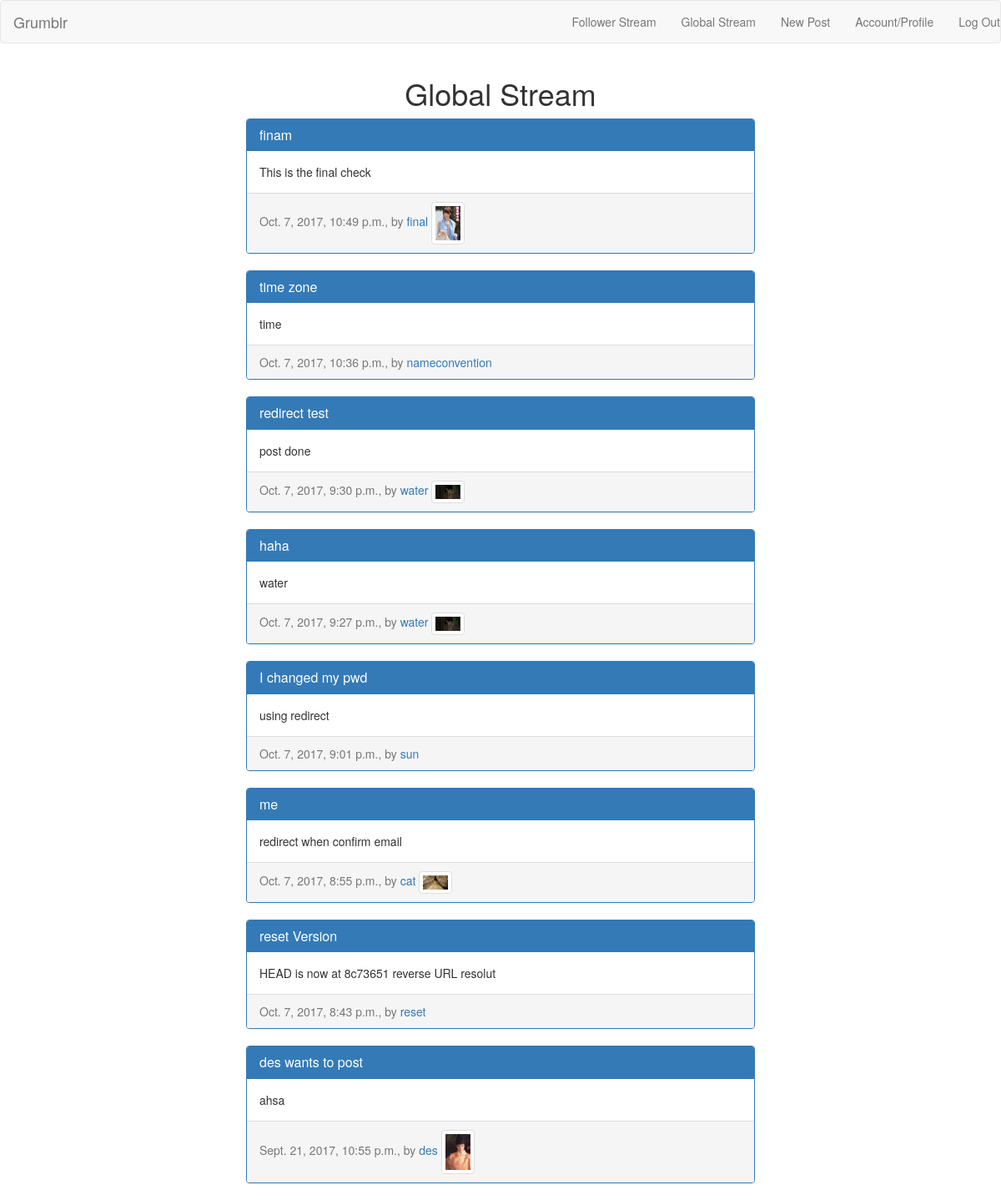
The page /global (signed in) on the database its author committed.
### grumblr/models.py (models this page shows, shortened)
class Article(models.Model):
    title = models.CharField(max_length=42)
    author = models.ForeignKey(User)#???
    time = models.DateTimeField(auto_now_add=True)
    content = models.TextField(blank=True, null=True, max_length=42)
    class Meta:
        ordering = ['-time']

class UserProfile(models.Model):
    user = models.OneToOneField(User)
    age = models.IntegerField(default=-1,blank=True)
    bio = models.CharField(default='',blank=True,max_length=420)
    img = models.ImageField(upload_to="profile_img",null=True,blank=True)
    follow_list = models.ManyToManyField(User,symmetrical=False,
                                         related_name='follow_list',
                                         null=True, blank=True)

### grumblr/views.py (the view)
# urls.py: url(r'^global',views.view_global,name='global'),
@login_required(login_url='/home')
def view_global(request):
    try:
        post_list = Article.objects.all()
    except Article.DoesNotExist:
        raise Http404
    return render(request, 'global.html', {'post_list': post_list,
                                             'error': False})

### grumblr/templates/global.html (shortened to what this page needs)
{% extends "base.html" %}
{% block content %}
  <h1 class="text-center">Global Stream</h1>
  {% for post in post_list %}
    <div class="panel panel-primary">
      <div class="panel-heading">
        <h5 class="panel-title">
          <a href="{% url 'view_profile' post.author.username %}">{{ post.title }}</a>
        </h5>
      </div>
      <div class="panel-body">
        {{ post.content }}
      </div>
      <div class="panel-footer text-muted">
        {{ post.time }}, by <a href="{% url 'view_profile' post.author.username %}">{{ post.author }}</a>
        {% if post.author.userprofile.img %}
        <img src="{{post.author.userprofile.img.url}}" class="img-thumbnail img-responsive" width="40" height="40">
        {% endif %}
      </div>
    </div>
  {% endfor%}
{% endblock %}

### grumblr/templates/base.html (shortened to what this page needs)
<!DOCTYPE html>
<html lang="en">
<head>
    {% load static %}
    <link rel="stylesheet" href= "{% static 'css/bootstrap.min.css' %}">
    <link rel="stylesheet" href= "{% static 'css/mycss.css' %}">
</head>
<body>
    {% block navbar%}
        <nav class="navbar navbar-default" role="navigation">
            <div class="navbar-header">
                <a class="navbar-brand" href="{% url 'home' %}">Grumblr</a>
            </div>
            <div>
              <ul class="nav navbar-nav navbar-right">
                <li><a href="{% url 'follower_stream' %}">Follower Stream</a></li>
                <li><a href="{% url 'global' %}">Global Stream</a></li>
                <li><a href="{% url 'newpost' %}">New Post</a></li>
                {% if request.user.is_authenticated %}
                  <li><a href="{% url 'view_profile' request.user.username %}">Account/Profile</a></li>
                {% endif %}
                <li><a href="{% url 'logout' %}">Log Out</a></li>
              </ul>
            </div>
        </nav>
    {% endblock %}
    <div class="container container-central" >
        {% block content %}
        {% endblock%}
    </div>
</body>
</html>

### grumblr/static/css/mycss.css (style rules this page uses)
.container-central { height: calc(100% - 20px); width: calc(50% + 40px); }

### rows shown on the page
Article: title "finam", content "This is the final check", time "Oct. 7, 2017, 10:49 p.m.", author "final", author.userprofile.img (picture)
Article: title "time zone", content "time", time "Oct. 7, 2017, 10:36 p.m.", author "nameconvention"
Article: title "redirect test", content "post done", time "Oct. 7, 2017, 9:30 p.m.", author "water", author.userprofile.img (picture)
Article: title "haha", content "water", time "Oct. 7, 2017, 9:27 p.m.", author "water", author.userprofile.img (picture)
Article: title "I changed my pwd", content "using redirect", time "Oct. 7, 2017, 9:01 p.m.", author "sun"
Article: title "me", content "redirect when confirm email", time "Oct. 7, 2017, 8:55 p.m.", author "cat", author.userprofile.img (picture)
Article: title "reset Version", content "HEAD is now at 8c73651 reverse URL resolut", time "Oct. 7, 2017, 8:43 p.m.", author "reset"
Article: title "des wants to post", content "ahsa", time "Sept. 21, 2017, 10:55 p.m.", author "des", author.userprofile.img (picture)
